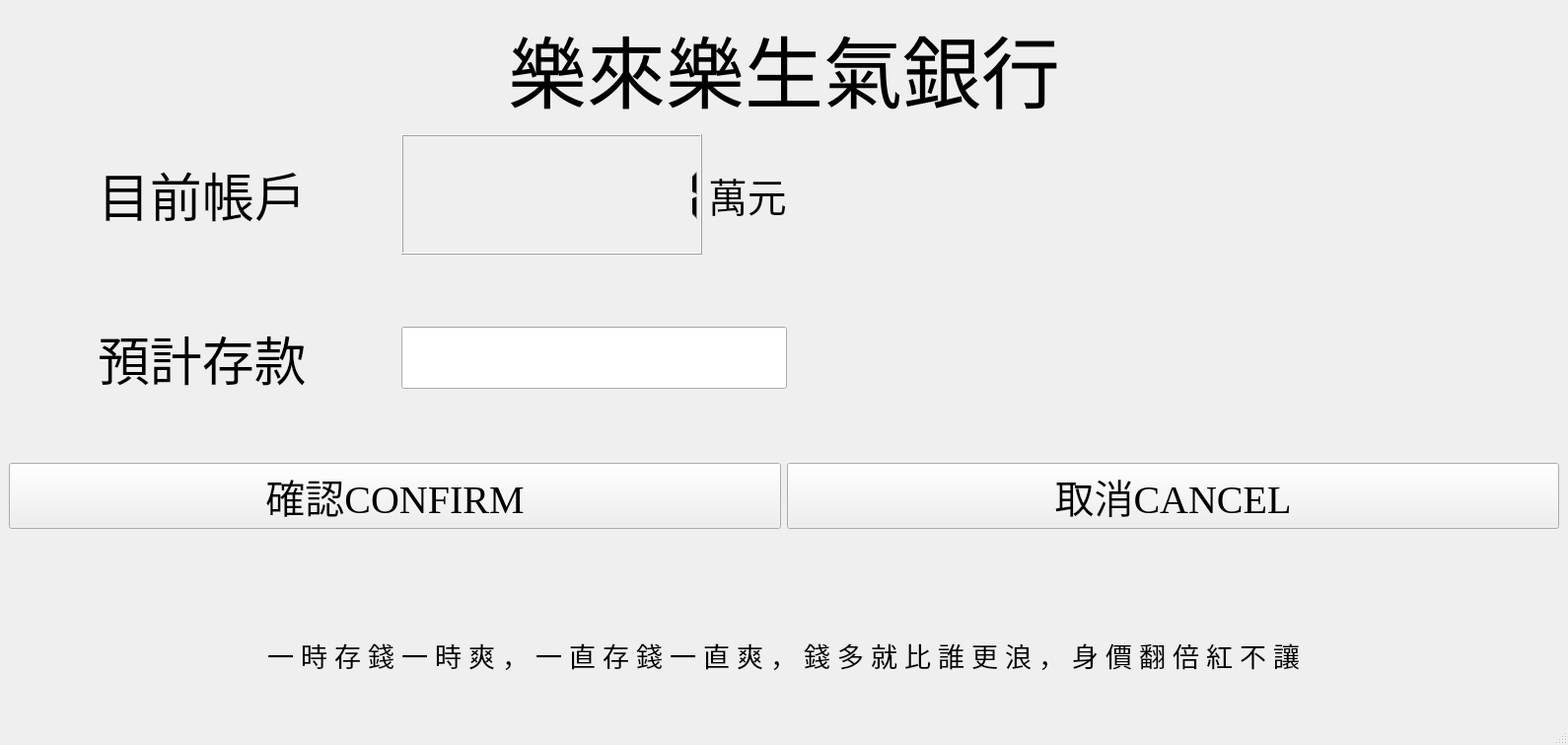
<?xml version="1.0" encoding="UTF-8"?>
<ui version="4.0">
 <class>MainWindow</class>
 <widget class="QMainWindow" name="MainWindow">
  <property name="geometry">
   <rect>
    <x>0</x>
    <y>0</y>
    <width>1590</width>
    <height>755</height>
   </rect>
  </property>
  <property name="sizePolicy">
   <sizepolicy hsizetype="Expanding" vsizetype="Expanding">
    <horstretch>0</horstretch>
    <verstretch>0</verstretch>
   </sizepolicy>
  </property>
  <property name="font">
   <font>
    <family>Chekiang Sung</family>
   </font>
  </property>
  <property name="windowTitle">
   <string>MainWindow</string>
  </property>
  <widget class="QWidget" name="centralwidget">
   <property name="sizePolicy">
    <sizepolicy hsizetype="Expanding" vsizetype="Expanding">
     <horstretch>0</horstretch>
     <verstretch>0</verstretch>
    </sizepolicy>
   </property>
   <layout class="QGridLayout" name="gridLayout_7">
    <item row="0" column="0">
     <layout class="QVBoxLayout" name="verticalLayout" stretch="2,2,1,2,1,2,1,2">
      <item>
       <layout class="QGridLayout" name="Grid_Title">
        <property name="leftMargin">
         <number>0</number>
        </property>
        <item row="0" column="0" alignment="Qt::AlignHCenter">
         <widget class="QLabel" name="Title">
          <property name="font">
           <font>
            <family>SetoFont</family>
            <pointsize>60</pointsize>
            <weight>50</weight>
            <italic>false</italic>
            <bold>false</bold>
            <underline>false</underline>
            <strikeout>false</strikeout>
            <kerning>true</kerning>
           </font>
          </property>
          <property name="text">
           <string>樂來樂生氣銀行</string>
          </property>
          <property name="scaledContents">
           <bool>false</bool>
          </property>
         </widget>
        </item>
       </layout>
      </item>
      <item>
       <layout class="QGridLayout" name="Grid_Detail" columnstretch="1,1,2">
        <item row="0" column="0" alignment="Qt::AlignHCenter">
         <widget class="QLabel" name="label_3">
          <property name="font">
           <font>
            <family>標楷體</family>
            <pointsize>40</pointsize>
            <weight>50</weight>
            <bold>false</bold>
           </font>
          </property>
          <property name="text">
           <string>目前帳戶</string>
          </property>
         </widget>
        </item>
        <item row="0" column="2">
         <spacer name="horizontalSpacer">
          <property name="orientation">
           <enum>Qt::Horizontal</enum>
          </property>
          <property name="sizeHint" stdset="0">
           <size>
            <width>40</width>
            <height>20</height>
           </size>
          </property>
         </spacer>
        </item>
        <item row="0" column="1">
         <layout class="QGridLayout" name="Grid_Rate" rowstretch="0" columnstretch="1,0">
          <item row="0" column="1" alignment="Qt::AlignHCenter">
           <widget class="QLabel" name="label_5">
            <property name="font">
             <font>
              <family>標楷體</family>
              <pointsize>30</pointsize>
             </font>
            </property>
            <property name="text">
             <string>萬元</string>
            </property>
           </widget>
          </item>
          <item row="0" column="0">
           <widget class="QLCDNumber" name="LCD_Total">
            <property name="font">
             <font>
              <pointsize>50</pointsize>
             </font>
            </property>
            <property name="digitCount">
             <number>10</number>
            </property>
            <property name="value" stdset="0">
             <double>1.000000000000000</double>
            </property>
           </widget>
          </item>
         </layout>
        </item>
       </layout>
      </item>
      <item>
       <layout class="QGridLayout" name="Grid_Time" columnstretch="1">
        <item row="0" column="0">
         <spacer name="horizontalSpacer_2">
          <property name="orientation">
           <enum>Qt::Horizontal</enum>
          </property>
          <property name="sizeHint" stdset="0">
           <size>
            <width>40</width>
            <height>20</height>
           </size>
          </property>
         </spacer>
        </item>
       </layout>
      </item>
      <item>
       <layout class="QGridLayout" name="Grid_Group" columnstretch="1,1,2">
        <item row="0" column="0" alignment="Qt::AlignHCenter">
         <widget class="QLabel" name="L_Group">
          <property name="font">
           <font>
            <family>標楷體</family>
            <pointsize>40</pointsize>
           </font>
          </property>
          <property name="text">
           <string>預計存款</string>
          </property>
         </widget>
        </item>
        <item row="0" column="1">
         <widget class="QLineEdit" name="LE_Deposit">
          <property name="sizePolicy">
           <sizepolicy hsizetype="Expanding" vsizetype="Fixed">
            <horstretch>0</horstretch>
            <verstretch>0</verstretch>
           </sizepolicy>
          </property>
          <property name="font">
           <font>
            <pointsize>30</pointsize>
           </font>
          </property>
         </widget>
        </item>
        <item row="0" column="2">
         <spacer name="horizontalSpacer_3">
          <property name="orientation">
           <enum>Qt::Horizontal</enum>
          </property>
          <property name="sizeHint" stdset="0">
           <size>
            <width>40</width>
            <height>20</height>
           </size>
          </property>
         </spacer>
        </item>
       </layout>
      </item>
      <item>
       <spacer name="HS1">
        <property name="orientation">
         <enum>Qt::Horizontal</enum>
        </property>
        <property name="sizeHint" stdset="0">
         <size>
          <width>40</width>
          <height>13</height>
         </size>
        </property>
       </spacer>
      </item>
      <item>
       <layout class="QGridLayout" name="Grid_Button">
        <item row="0" column="0">
         <widget class="QPushButton" name="BT_Confirm">
          <property name="sizePolicy">
           <sizepolicy hsizetype="Preferred" vsizetype="Fixed">
            <horstretch>0</horstretch>
            <verstretch>0</verstretch>
           </sizepolicy>
          </property>
          <property name="font">
           <font>
            <family>Times New Roman</family>
            <pointsize>30</pointsize>
           </font>
          </property>
          <property name="text">
           <string>確認CONFIRM</string>
          </property>
         </widget>
        </item>
        <item row="0" column="1">
         <widget class="QPushButton" name="BT_Cancel">
          <property name="sizePolicy">
           <sizepolicy hsizetype="Preferred" vsizetype="Fixed">
            <horstretch>0</horstretch>
            <verstretch>0</verstretch>
           </sizepolicy>
          </property>
          <property name="font">
           <font>
            <family>Times New Roman</family>
            <pointsize>30</pointsize>
           </font>
          </property>
          <property name="text">
           <string>取消CANCEL</string>
          </property>
         </widget>
        </item>
       </layout>
      </item>
      <item>
       <spacer name="HS2">
        <property name="orientation">
         <enum>Qt::Horizontal</enum>
        </property>
        <property name="sizeHint" stdset="0">
         <size>
          <width>40</width>
          <height>20</height>
         </size>
        </property>
       </spacer>
      </item>
      <item>
       <layout class="QGridLayout" name="Grid_Slogan">
        <item row="0" column="0" alignment="Qt::AlignHCenter">
         <widget class="QLabel" name="L_Slogan">
          <property name="sizePolicy">
           <sizepolicy hsizetype="Expanding" vsizetype="Preferred">
            <horstretch>0</horstretch>
            <verstretch>0</verstretch>
           </sizepolicy>
          </property>
          <property name="font">
           <font>
            <family>標楷體</family>
            <pointsize>20</pointsize>
            <weight>50</weight>
            <bold>false</bold>
           </font>
          </property>
          <property name="text">
           <string>一 時 存 錢 一 時 爽 ， 一 直 存 錢 一 直 爽 ， 錢 多 就 比 誰 更 浪 ， 身 價 翻 倍 紅 不 讓</string>
          </property>
         </widget>
        </item>
       </layout>
      </item>
     </layout>
    </item>
   </layout>
  </widget>
  <widget class="QMenuBar" name="menubar">
   <property name="geometry">
    <rect>
     <x>0</x>
     <y>0</y>
     <width>1590</width>
     <height>25</height>
    </rect>
   </property>
  </widget>
  <widget class="QStatusBar" name="statusbar"/>
 </widget>
 <resources/>
 <connections/>
</ui>
